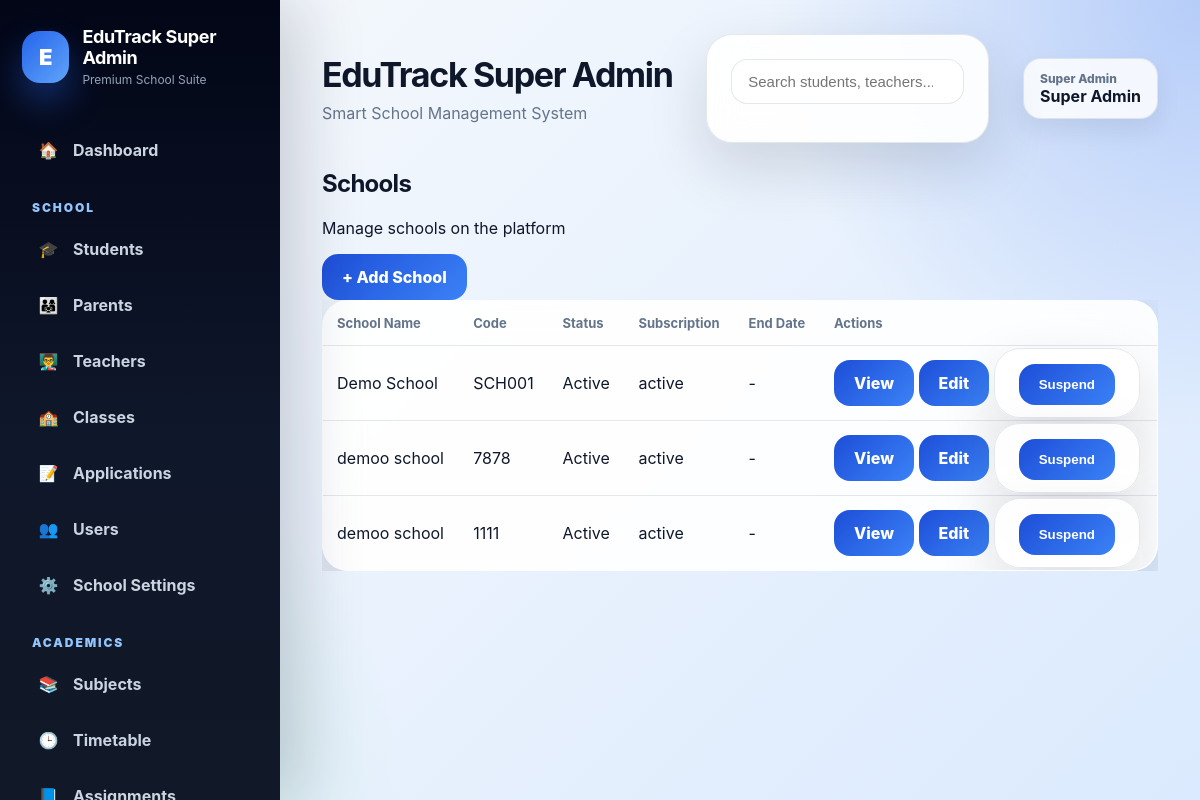
The page /schools (signed in) on the database its author committed.
### tables this page shows
CREATE TABLE schools (
            id INTEGER PRIMARY KEY AUTOINCREMENT,
            school_name TEXT NOT NULL,
            school_code TEXT UNIQUE NOT NULL
        , is_active INTEGER DEFAULT 1, subscription_status TEXT DEFAULT 'active', subscription_end_date TEXT, logo_url TEXT);

### routes/admin.py (the view)
    @app.route("/schools")
    @login_required
    @roles_required("super_admin")
    def schools():
        school_rows = fetch_all("SELECT * FROM schools ORDER BY school_name")
        schools_data = []
        for school in school_rows:
            schools_data.append({
                "id": school["id"],
                "school_name": school["school_name"],
                "school_code": school["school_code"],
                "is_active": row_get(school, "is_active", 1),
                "subscription_status": row_get(school, "subscription_status", "active"),
                "subscription_end_date": row_get(school, "subscription_end_date"),
            })
        return render_template("schools.html", schools=schools_data)

### app.py (called while the page is built)
@app.after_request
def add_security_headers(response):
    response.headers["X-Frame-Options"] = "DENY"
    response.headers["X-Content-Type-Options"] = "nosniff"
    response.headers["Referrer-Policy"] = "strict-origin-when-cross-origin"
    return response

### utils/auth.py (called while the page is built, shortened)
def login_required(f):
    @wraps(f)
    def wrapper(*args, **kwargs):
        if "user_id" not in session:
            flash("Please log in first.", "warning")
            return redirect(url_for("login"))
        school_id = session.get("school_id")
        role = session.get("role")
        return f(*args, **kwargs)
    return wrapper

def roles_required(*allowed_roles):
    def decorator(f):
        @wraps(f)
        def wrapper(*args, **kwargs):
            if "user_id" not in session:
                flash("Please log in first.", "warning")
                return redirect(url_for("login"))
            role = session.get("role")
            return f(*args, **kwargs)
        return wrapper
    return decorator

### utils/db.py (called while the page is built)
def is_postgres():
    return os.environ.get("DATABASE_URL") is not None

def get_db():
    if is_postgres():
        return psycopg2.connect(
            os.environ.get("DATABASE_URL"),
            cursor_factory=RealDictCursor
        )
    conn = sqlite3.connect(DB_PATH)
    conn.row_factory = sqlite3.Row
    return conn

def convert_query(query: str) -> str:
    if is_postgres():
        return query.replace("?", "%s")
    return query

def fetch_all(query, params=()):
    conn = get_db()
    cursor = conn.cursor()
    cursor.execute(convert_query(query), params)
    rows = cursor.fetchall()
    conn.close()
    return rows

### utils/helpers.py (called while the page is built)
def row_get(row, key, default=None):
    try:
        if row is None:
            return default
        if isinstance(row, dict):
            return row.get(key, default)
        if hasattr(row, "keys") and key not in row.keys():
            return default
        return row[key]
    except Exception:
        return default

### templates/schools.html (shortened to what this page needs)
{% extends "base_premium.html" %}
{% block content %}
<div class="page-header">
    <div>
        <h2 class="page-title">Schools</h2>
        <p class="page-subtitle">Manage schools on the platform</p>
    </div>
    <a href="{{ url_for('add_school') }}" class="btn btn-primary">+ Add School</a>
</div>
<div class="table-card">
    <div class="table-responsive">
        <table>
            <thead>
                <tr>
                    <th>School Name</th>
                    <th>Code</th>
                    <th>Status</th>
                    <th>Subscription</th>
                    <th>End Date</th>
                    <th>Actions</th>
                </tr>
            </thead>
            <tbody>
                {% for school in schools %}
                <tr>
                    <td>{{ school.school_name }}</td>
                    <td>{{ school.school_code }}</td>
                    <td>
                        {% if school.is_active %}
                            <span class="status-badge status-active">Active</span>
                        {% else %}
                            <span class="status-badge status-inactive">Suspended</span>
                        {% endif %}
                    </td>
                    <td>{{ school.subscription_status or 'active' }}</td>
                    <td>{{ school.subscription_end_date or '-' }}</td>
                    <td>
                        <div class="action-group">
                            <a href="{{ url_for('school_profile', school_id=school.id) }}"
                               class="btn btn-secondary btn-sm">
                               View
                            </a>
                            <a href="{{ url_for('edit_school', school_id=school.id) }}"
                               class="btn btn-primary btn-sm">
                               Edit
                            </a>
                            {% if school.is_active %}
                            <form action="{{ url_for('suspend_school', school_id=school.id) }}"
                                  method="POST"
                                  style="display:inline;">
                                <button type="submit" class="btn btn-warning btn-sm">
                                    Suspend
                                </button>
                            </form>
                            {% endif %}
                        </div>
                    </td>
                </tr>
                {% else %}
                <tr>
                    <td colspan="6">No schools found.</td>
                </tr>
                {% endfor %}
            </tbody>
        </table>
    </div>
</div>
{% endblock %}

### rows shown on the page
schools: school_name "Demo School", school_code "SCH001", is_active "Active", subscription_status "active", subscription_end_date "-"
schools: school_name "demoo school", school_code "7878", is_active "Active", subscription_status "active", subscription_end_date "-"
schools: school_name "demoo school", school_code "1111", is_active "Active", subscription_status "active", subscription_end_date "-"

### other values the page prints
{{ session.get("school_name", "EduTrack") }} "EduTrack Super Admin"
{{ session.get('role', 'user')|replace('_', ' ')|title }} "Super Admin"
{{ session.get('full_name') or session.get('username') }} "Super Admin"
